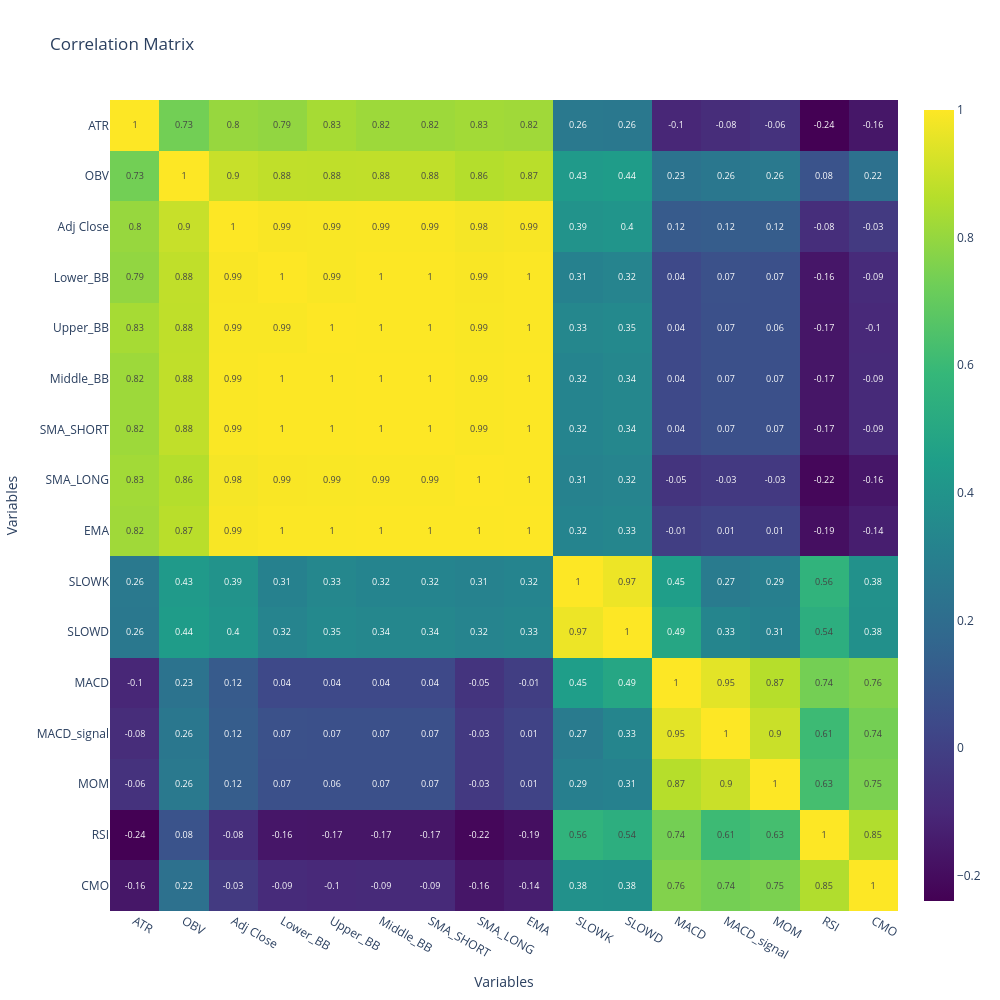

Notebook source saved alongside this figure:
### Code cell
correlation_matrix = X_train_df.corr()

# Create the heatmap with text
fig = go.Figure(data=go.Heatmap(
                    z=correlation_matrix,
                    x=correlation_matrix.columns,
                    y=correlation_matrix.columns,
                    colorscale='Viridis',
                    text=correlation_matrix.round(2).values,  # Rounded values for display
                    texttemplate="%{text}",
                    textfont={"size":9}  # Adjust text size if necessary
                    ))

# Update the layout
fig.update_layout(
    title='Correlation Matrix',
    xaxis_title="Variables",
    yaxis_title="Variables",
    xaxis=dict(side='bottom'),
    yaxis=dict(autorange='reversed'),
    width=1000,  # or any width you desire
    height=1000,  # or any height you desire
)

# Show the figure
pyo.iplot(fig)

### Figure 1 — Plotly figure (JSON) as saved in the notebook; plotly's stock layout.template omitted (floating-point values rounded to 4 significant figures; data arrays with more than 128 entries replaced by an {"elided": "..."} marker saying what was removed)
{"data": [{"colorscale": [[0, "#440154"], [0.1111, "#482878"], [0.2222, "#3e4989"], [0.3333, "#31688e"], [0.4444, "#26828e"], [0.5556, "#1f9e89"], [0.6667, "#35b779"], [0.7778, "#6ece58"], [0.8889, "#b5de2b"], [1, "#fde725"]], "text": {"elided": "16x16 float values"}, "textfont": {"size": 9}, "texttemplate": "%{text}", "type": "heatmap", "x": ["ATR", "OBV", "Adj Close", "Lower_BB", "Upper_BB", "Middle_BB", "SMA_SHORT", "SMA_LONG", "EMA", "SLOWK", "SLOWD", "MACD", "MACD_signal", "MOM", "RSI", "CMO"], "y": ["ATR", "OBV", "Adj Close", "Lower_BB", "Upper_BB", "Middle_BB", "SMA_SHORT", "SMA_LONG", "EMA", "SLOWK", "SLOWD", "MACD", "MACD_signal", "MOM", "RSI", "CMO"], "z": {"elided": "16x16 float values"}}], "layout": {"height": 1000, "title": {"text": "Correlation Matrix"}, "width": 1000, "xaxis": {"side": "bottom", "title": {"text": "Variables"}}, "yaxis": {"autorange": "reversed", "title": {"text": "Variables"}}}}
